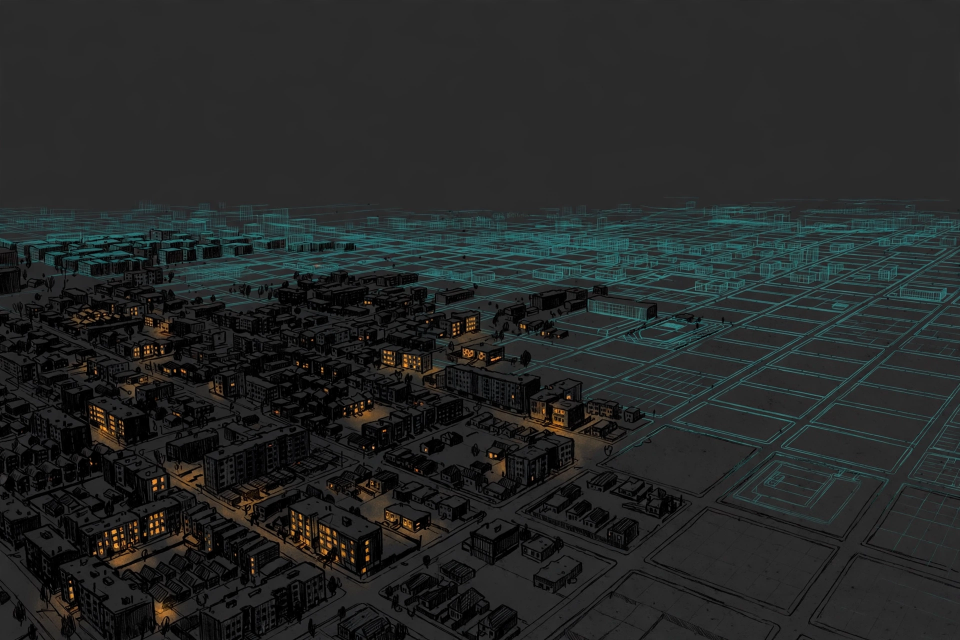
#> input picture hero_source/media-generation-hero-illustration-0-fff53e81-46e8-4f3d-9775-265a3407db11.webp, 1920 x 1280 px (shown at 1/2 size); its folder holds only this picture in this run
$ python hero_composite.py
#> lines starting #> are read from the running program, lines starting #| are printed output that depends on the picture
"""Composite the headline figure over the generated hero illustration."""
import pathlib
from PIL import Image, ImageDraw, ImageFont

PKG = pathlib.Path(__file__).resolve().parent.parent
src = next((PKG / "hero_source").glob("media-generation-hero-illustration-*.webp"))
img = Image.open(src).convert("RGB")
#> img is the input picture: PIL image 1920x1280 RGB; mean R, G, B 36.2, 39, 38.6
W, H = img.size
#> W = 1920; H = 1280
d = ImageDraw.Draw(img, "RGBA")
# gradient scrim over the top field
for y in range(int(H * 0.42)):
    a = int(200 * (1 - y / (H * 0.42)))
    d.line([(0, y), (W, y)], fill=(16, 16, 16, a))
def font(sz, bold=True):
    p = "/usr/share/fonts/truetype/dejavu/DejaVuSans-Bold.ttf" if bold else "/usr/share/fonts/truetype/dejavu/DejaVuSans.ttf"
    return ImageFont.truetype(p, sz)
d.text((60, 55), "29,474", font=font(150), fill=(242, 169, 0))
d.text((62, 225), "income-restricted homes in Denver", font=font(58), fill=(232, 232, 232))
d.text((62, 300), "15 of 78 neighborhoods: none listed", font=font(58), fill=(42, 200, 180))
d.text((62, 385), "Source: Denver HOST Affordable Housing Inventory, pulled Oct 21, 2026", font=font(30, bold=False), fill=(200, 200, 200))
img.save(PKG / "hero.png")
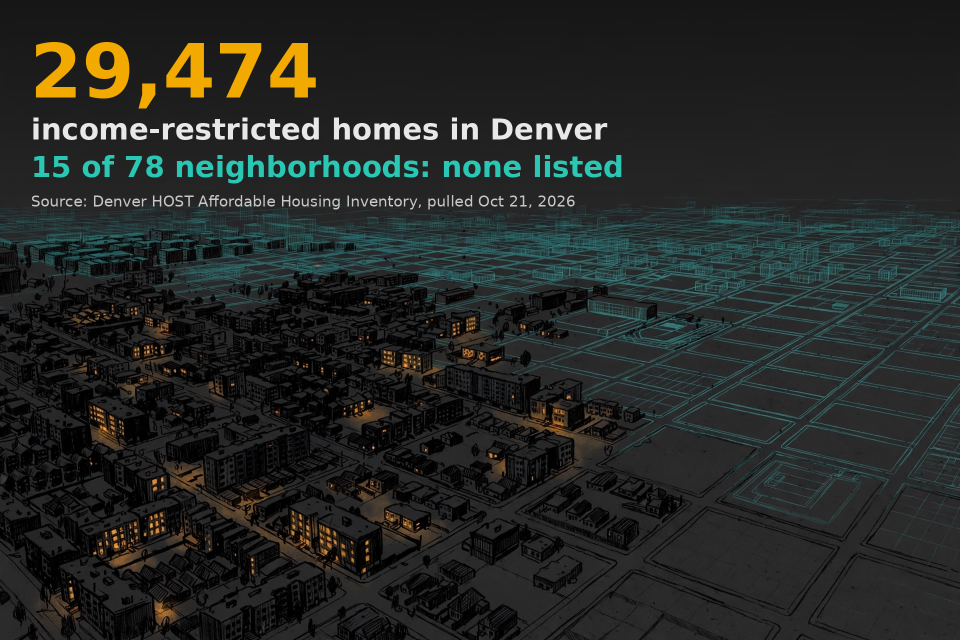
#> saved as hero.png: PIL image 1920x1280 RGB (shown at 1/2 size); mean R, G, B 36.4, 39.6, 37.1
print("hero.png", img.size)
#| hero.png (1920, 1280)
